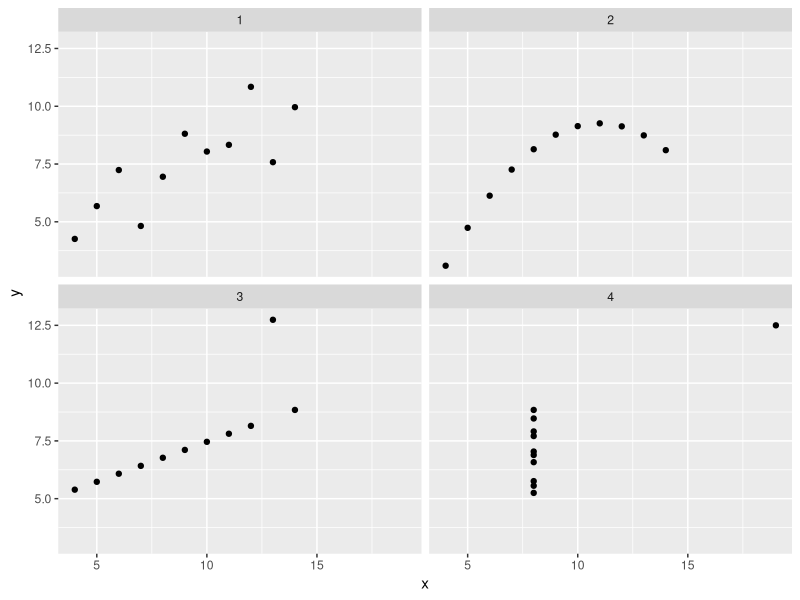
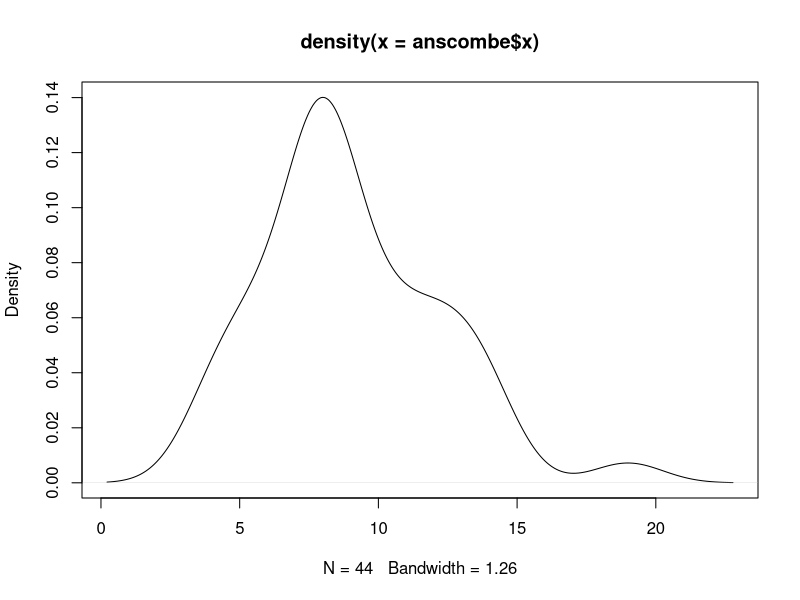
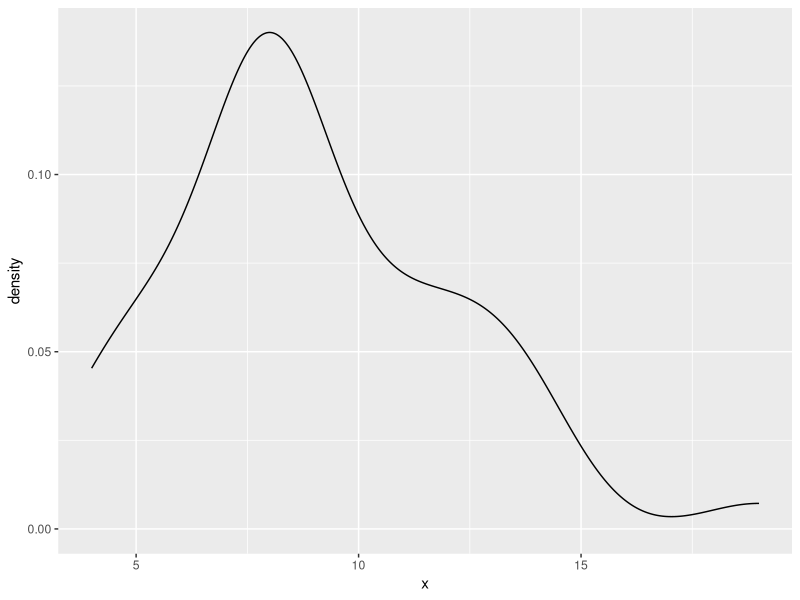
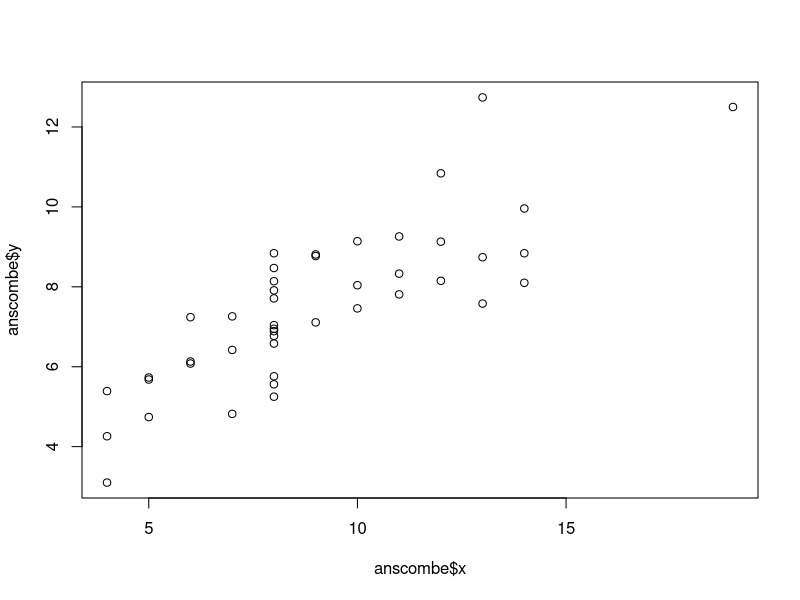
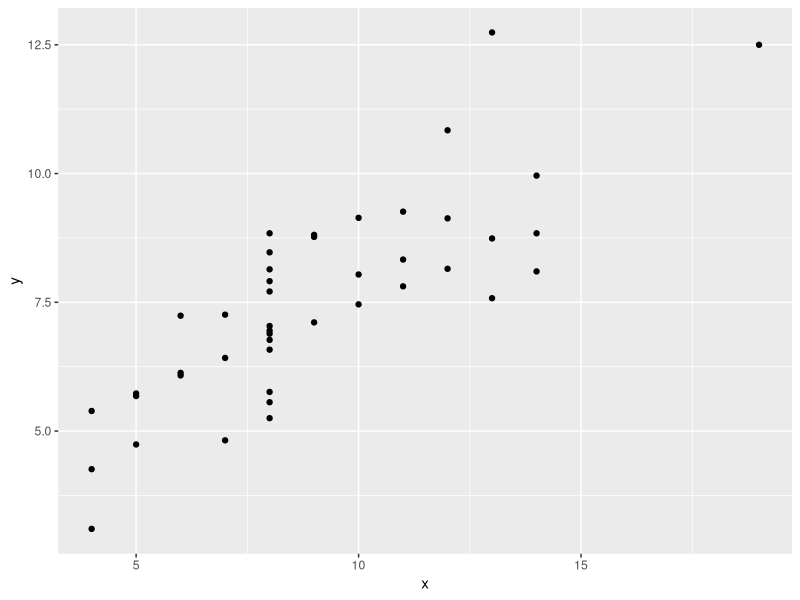
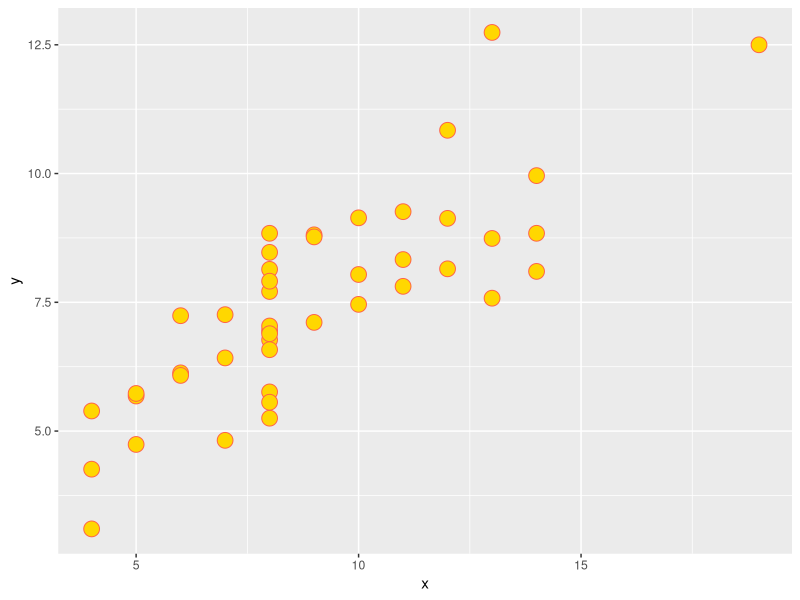
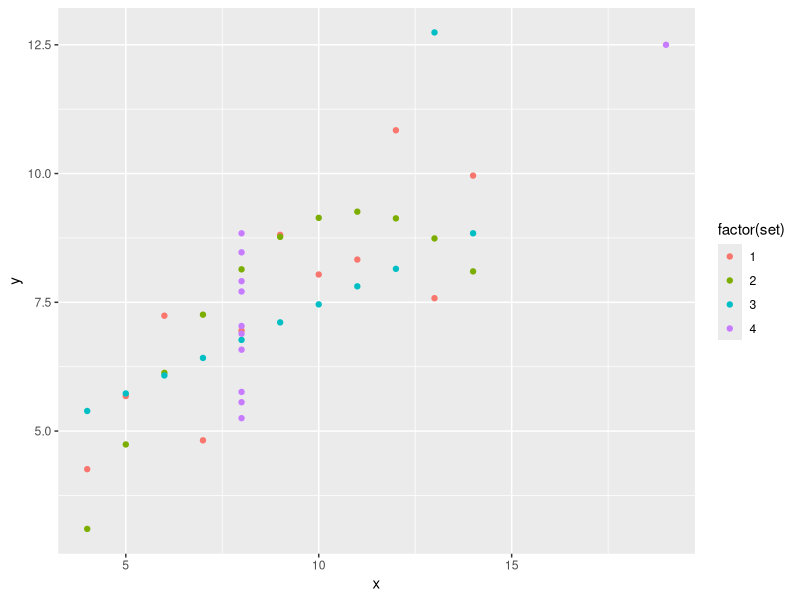
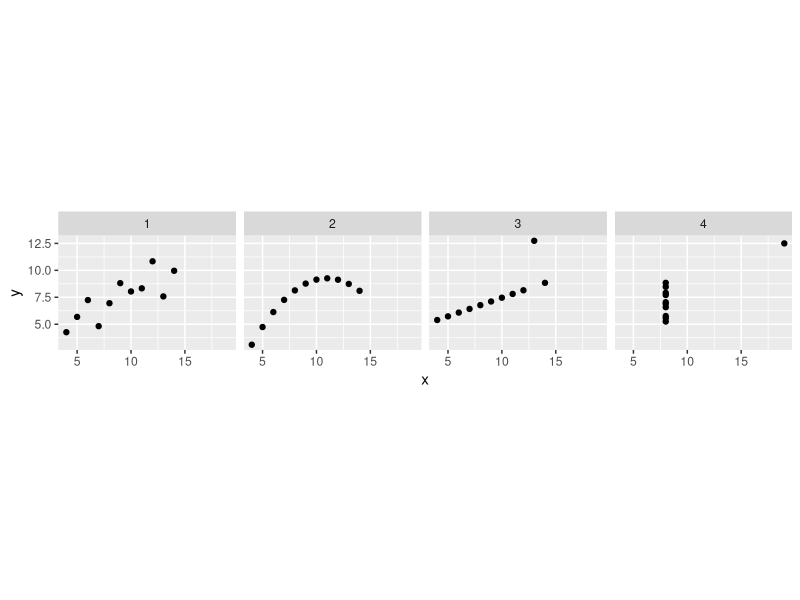

Reproduce these figures in R, in order.
# ------------------------------------------------------------------------------
# Visualizing Anscombe's quartet
# ------------------------------------------------------------------------------

library(dplyr)
library(ggplot2)
library(readr)

# read Anscombe's quartet data
anscombe <- readr::read_tsv("data/anscombe.tsv")

# note how X and Y are similar!
group_by(anscombe, set) %>% 
  summarise(
    mu_x = mean(x),
    var_x = var(x),
    mu_x = mean(y),
    var_x = var(y)
  )

# note how X and Y are different!
ggplot(anscombe, aes(x, y)) +
  geom_point() + 
  facet_wrap(~ set)

# ------------------------------------------------------------------------------
# Fundamentals of the ggplot2 plotting system
# ------------------------------------------------------------------------------

# R has 'base graphics'...
plot(density(anscombe$x))

# ... but ggplot2 just looks better
ggplot(anscombe, aes(x)) +
  geom_density()

# 'Base graphics' will get you everywhere...
plot(anscombe$x, anscombe$y)

# ... but ggplot2 has a consistent syntax
ggplot(anscombe, aes(x, y)) +
  geom_point()

# ggplot2 can modify the 'appearance' of your data points...
ggplot(anscombe, aes(x, y)) +
  geom_point(size = 5, color = "tomato", fill = "gold", shape = 21)

# ... but what you really want to modify is their 'aesthetics'
ggplot(anscombe, aes(x, y, color = factor(set))) +
  geom_point()

## see how this won't work properly, and understand why

# ggplot(anscombe, aes(x, y, color = set)) +
#   geom_point()

# let's go back to using facets (small multiples)
ggplot(anscombe, aes(x, y)) +
  geom_point() + 
  facet_wrap(~ set, nrow = 1) +
  coord_equal()

# and let's finally add another geometry
ggplot(anscombe, aes(x, y)) +
  geom_point() + 
  geom_smooth(method = "lm", fill = NA, fullrange = TRUE) + 
  facet_wrap(~ set)

## try removing `geom_smooth` options to see what happens

# have a nice day
